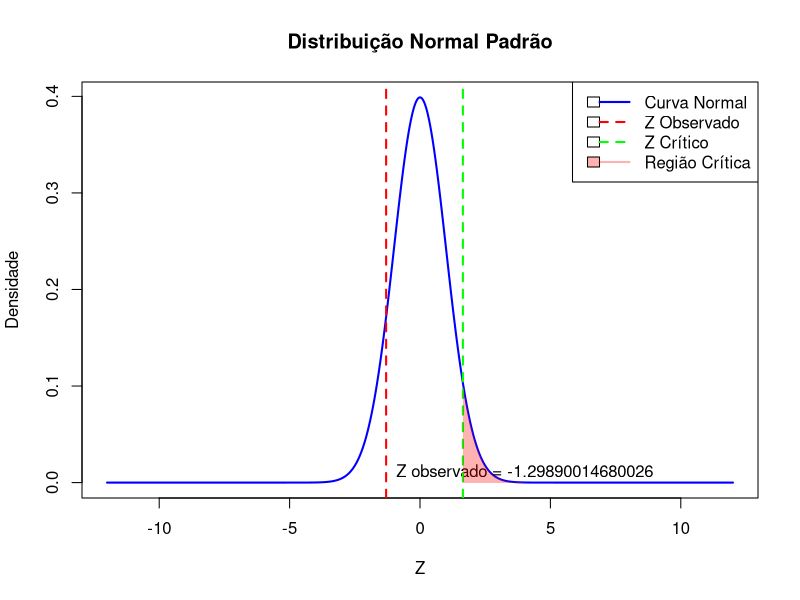

Recreate this plot in R.
dados <- read.csv("operacoes.csv")

# ------ Teste de hipótese 1 -------
# Hipotese: média de valores apreendidos nos crimes fazendários é maior que a média dos valores apreendidos nos outros crimes
fazendarios <- dados$Qtd.Valores.Apreendidos[trimws(dados$Area) == "Crimes Fazendários"]
nao_fazendarios <- dados$Qtd.Valores.Apreendidos[trimws(dados$Area) != "Crimes Fazendários"]
fazendarios <- gsub("R\\$|\\.", "", fazendarios) # Remove "R$" e pontos
fazendarios <- gsub(",", ".", fazendarios) # Substitui a vírgula por ponto
fazendarios <- as.numeric(fazendarios) # Converte para numérico
fazendarios[is.na(fazendarios)] <- 0 # Substitui NA por 0

nao_fazendarios <- gsub("R\\$|\\.", "", nao_fazendarios) # Remove "R$" e pontos
nao_fazendarios <- gsub(",", ".", nao_fazendarios) # Substitui a vírgula por ponto
nao_fazendarios <- as.numeric(nao_fazendarios) # Converte para numérico
nao_fazendarios[is.na(nao_fazendarios)] <- 0 # Substitui NA por 0

# H0: média de valores apreendidos nos crimes fazendários < média dos valores apreendidos nos outros crimes
m_f <- mean(fazendarios)
m_nf <- mean(nao_fazendarios)
somatorio_f <- sum((fazendarios-m_f)**2)
somatorio_nf <- sum((nao_fazendarios-m_nf)**2)
n_f <- length(fazendarios)
n_nf <- length(nao_fazendarios)
s2 <- (somatorio_f + somatorio_nf)/(n_f+n_nf-2)
teste <- (m_f - m_nf)/sqrt(s2*(1/n_f + 1/n_nf))
print(paste("Z = ", teste))
p_value <- pnorm(teste)
print(paste("valor-p = ", p_value))
m_f
m_nf

# GRAFICO
# Definir os parâmetros
alpha <- 0.05           # Nível de significância
Z_critico <- qnorm(1-alpha) 
Z_observado <- teste      # Z calculado

# Criar o intervalo de valores para plotar a curva
x <- seq(-12, 12, length.out = 1000)
y <- dnorm(x)

# Plotar a curva normal
plot(x, y, type = "l", lwd = 2, col = "blue", main = "Distribuição Normal Padrão", 
     xlab = "Z", ylab = "Densidade")

# Adicionar o valor Z calculado à curva
abline(v = Z_observado, col = "red", lwd = 2, lty = 2)  # Linha vertical para o Z observado
text(Z_observado, 0.01, paste("Z observado =", Z_observado), pos = 4)

# Adicionar o Z crítico à curva
abline(v = Z_critico, col = "green", lwd = 2, lty = 2)  # Linha vertical para o Z crítico
#text(Z_critico, 0.01, paste("Z crítico =", round(Z_critico, 2)), pos = 4)

# Pintar a região crítica (para Z > Z crítico, por exemplo)
x_critico <- seq(Z_critico, 4, length.out = 500)
y_critico <- dnorm(x_critico)
polygon(c(Z_critico, x_critico, 4), c(0, y_critico, 0), col = rgb(1, 0, 0, 0.3), border = NA)

# Adicionar título
legend("topright", legend = c("Curva Normal", "Z Observado", "Z Crítico", "Região Crítica"),
       col = c("blue", "red", "green", rgb(1, 0, 0, 0.3)), lwd = 2, lty = c(1, 2, 2, 1), fill = c(NA, NA, NA, rgb(1, 0, 0, 0.3)))
